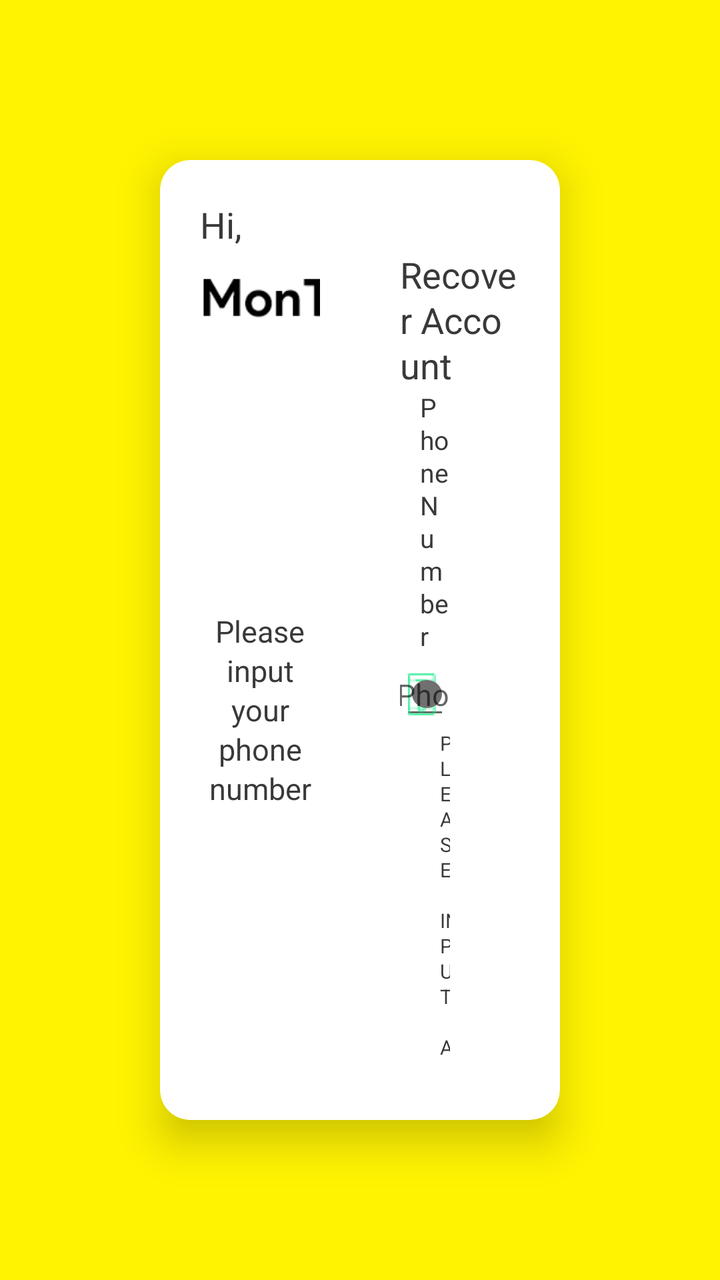
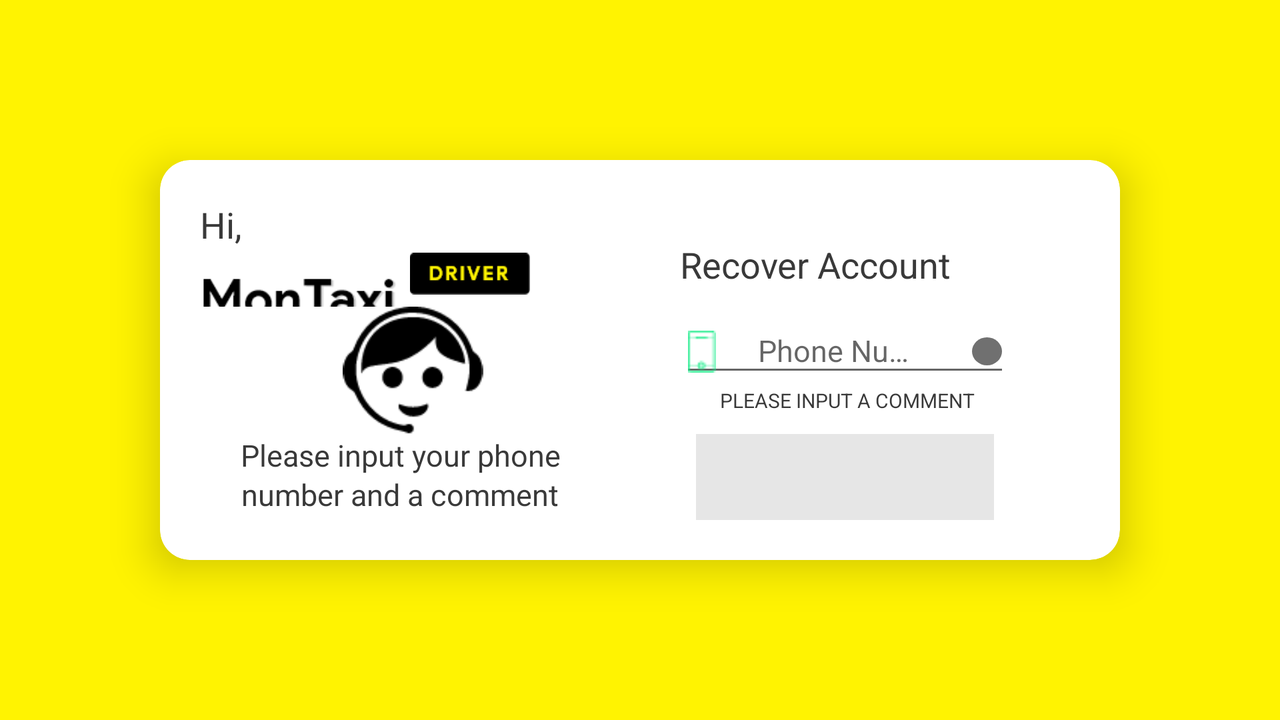

The same Android screen from two of the app's own layout files: first res/layout/ as a phone draws it, then the repository's variant for another configuration, drawn on a device whose configuration selects that folder. Both files follow.
<!-- AndroidManifest.xml: application theme Theme.AppCompat.Light.NoActionBar.FullScreen -->
<!-- res/layout/activity_recoverychat.xml -->
<?xml version="1.0" encoding="utf-8"?>
<RelativeLayout xmlns:android="http://schemas.android.com/apk/res/android"
    android:layout_width="match_parent"
    android:layout_height="match_parent"
    xmlns:app="http://schemas.android.com/apk/res-auto"
    android:background="@color/taxiapp">

    <androidx.cardview.widget.CardView
        android:layout_width="match_parent"
        android:layout_height="match_parent"
        android:background="@color/white"
        android:layout_margin="@dimen/spacing_xslarge"
        app:cardCornerRadius="15dp"
        app:cardElevation="12dp">

        <LinearLayout
            android:layout_width="match_parent"
            android:layout_height="match_parent"
            android:orientation="horizontal"
            android:weightSum="2">

            <LinearLayout
                android:layout_width="0dp"
                android:layout_height="match_parent"
                android:orientation="vertical"
                android:weightSum="3"
                android:padding="@dimen/spacing_large"
                android:layout_weight="1">

                <LinearLayout
                    android:layout_width="match_parent"
                    android:layout_height="0dp"
                    android:orientation="vertical"
                    android:layout_weight=".7">
                    <TextView
                        android:layout_width="wrap_content"
                        android:layout_height="wrap_content"
                        android:textSize="18sp"
                        android:textColor="#393939"
                        android:lineSpacingExtra="1.7sp"
                        android:text="Hi,"
                        />
                    <LinearLayout
                        android:layout_width="wrap_content"
                        android:layout_height="wrap_content"
                        android:orientation="horizontal">
                        <ImageView
                            android:layout_width="100dp"
                            android:layout_height="50dp"
                            android:src="@drawable/mon_taxi"
                            />
                        <ImageView
                            android:layout_width="60dp"
                            android:layout_height="25dp"
                            android:layout_marginLeft="5dp"
                            android:src="@drawable/groupe_1700"
                            />
                    </LinearLayout>
                </LinearLayout>
                <RelativeLayout
                    android:layout_width="match_parent"
                    android:layout_height="0dp"
                    android:layout_weight=".7">
                    <ImageView
                        android:layout_width="wrap_content"
                        android:layout_height="wrap_content"
                        android:layout_centerVertical="true"
                        android:layout_alignParentBottom="true"
                        android:layout_marginLeft="@dimen/spacing_xxxlarge"
                        android:src="@drawable/ic_assist_2"/>

                </RelativeLayout>
                <LinearLayout
                    android:layout_width="match_parent"
                    android:layout_height="0dp"
                    android:layout_weight=".7">
                    <TextView
                        android:layout_width="wrap_content"
                        android:layout_height="wrap_content"
                        android:textSize="15sp"
                        android:textAlignment="center"
                        android:layout_gravity="center"
                        android:textColor="#393939"
                        android:lineSpacingExtra="2sp"
                        android:text="@string/assist_label"
                        />
                </LinearLayout>
            </LinearLayout>
            <LinearLayout
                android:layout_width="0dp"
                android:layout_height="match_parent"
                android:orientation="vertical"
                android:padding="@dimen/spacing_large"
                android:layout_weight="1">

                    <TextView
                        android:layout_width="wrap_content"
                        android:layout_height="wrap_content"
                        android:textSize="18sp"
                        android:layout_marginTop="@dimen/spacing_slarge"
                        android:textColor="#393939"
                        android:layout_gravity="bottom"
                        android:lineSpacingExtra="1.7sp"
                        android:text="@string/recorvery"
                        />
                <LinearLayout
                    android:layout_width="match_parent"
                    android:layout_height="wrap_content"
                    android:paddingRight="@dimen/spacing_xlarge"
                    android:orientation="vertical">
                    <TextView
                        android:layout_width="wrap_content"
                        android:layout_height="wrap_content"
                        android:textSize="13sp"
                        android:textColor="#393939"
                        android:layout_marginLeft="@dimen/spacing_middle"
                        android:lineSpacingExtra="1sp"
                        android:text="@string/phone_label"
                        />
                    <EditText
                        android:id="@+id/phone"
                        android:layout_width="match_parent"
                        android:layout_height="wrap_content"
                        android:hint="@string/phone_label"
                        android:inputType="phone"
                        android:textSize="15sp"
                        android:textColor="#393939"
                        android:drawablePadding="21dip"
                        android:drawableLeft="@drawable/smartphone_3"
                        android:drawableRight="@drawable/circle_grey_2"
                        />
                    <TextView
                        android:layout_width="wrap_content"
                        android:layout_height="wrap_content"
                        android:textSize="10sp"
                        android:layout_marginLeft="@dimen/spacing_large"
                        android:textColor="#393939"
                        android:lineSpacingExtra="1sp"
                        android:text="@string/comment_label"
                        />
                    <EditText
                        android:id="@+id/comment"
                        android:layout_width="match_parent"
                        android:layout_height="@dimen/spacing_title"
                        android:inputType="text"
                        android:layout_marginTop="@dimen/spacing_middle"
                        android:background="@drawable/commentshape"
                        android:textSize="14sp"
                        android:textColor="@color/black"
                        />
                </LinearLayout>
                <LinearLayout
                    android:layout_width="match_parent"
                    android:layout_height="wrap_content"
                    android:layout_marginTop="@dimen/spacing_medium"
                    android:paddingRight="@dimen/spacing_xxxlarge"
                    android:layout_weight="1">
                    <ProgressBar
                        android:id="@+id/progressbar"
                        android:visibility="gone"
                        style="@style/Widget.AppCompat.ProgressBar"
                        android:layout_width="match_parent"
                        android:layout_height="wrap_content"
                        android:indeterminate="true"
                        android:progressDrawable="@drawable/circular_progress_bar"/>
                    <Button
                        android:id="@+id/send"
                        android:layout_width="match_parent"
                        android:layout_height="@dimen/spacing_xxlarge"
                        android:background="@drawable/btn_signin"
                        android:text="@string/submit"
                        android:layout_gravity="top"
                        android:textSize="13sp"
                        android:textColor="#393939" />
                </LinearLayout>
            </LinearLayout>
        </LinearLayout>
    </androidx.cardview.widget.CardView>
</RelativeLayout>
<!-- resources referenced by this layout -->
<resources>
  <color name="black">#000000</color>
  <color name="taxiapp">#fff301</color>
  <color name="white">#ffffff</color>
  <dimen name="spacing_large">20dp</dimen>
  <dimen name="spacing_medium">5dp</dimen>
  <dimen name="spacing_middle">10dp</dimen>
  <dimen name="spacing_slarge">25dp</dimen>
  <dimen name="spacing_title">105dp</dimen>
  <dimen name="spacing_xlarge">35dp</dimen>
  <dimen name="spacing_xslarge">80dp</dimen>
  <dimen name="spacing_xxlarge">50dp</dimen>
  <dimen name="spacing_xxxlarge">60dp</dimen>
  <!-- drawable circle_grey_2 (drawable-mdpi) -->
  <?xml version="1.0" encoding="utf-8"?>
  <shape
      xmlns:android="http://schemas.android.com/apk/res/android"
      android:shape="oval">
  
      <solid
          android:color="#707070"/>
  
      <size
          android:width="15dp"
          android:height="14dp"/>
  </shape>
  <!-- drawable circular_progress_bar (drawable) -->
  <?xml version="1.0" encoding="utf-8"?>
  
  <rotate xmlns:android="http://schemas.android.com/apk/res/android"
      android:fromDegrees="270"
      android:toDegrees="270">
  
      <shape
          android:shape="ring"
          android:thickness="4dp"
          android:useLevel="true">
          
  
          <gradient
              android:angle="0"
              android:endColor="@color/taxiapp"
              android:startColor="@color/taxiapp"
              android:type="sweep"
              android:useLevel="false" />
      </shape>
  
  </rotate>
  <!-- drawable commentshape (drawable) -->
  <?xml version="1.0" encoding="utf-8"?>
  <selector xmlns:android="http://schemas.android.com/apk/res/android">
      <item android:state_focused="true">
          <layer-list>
              <item>
                  <shape android:shape="rectangle">
                      <stroke android:width="1dp" android:color="@color/grey" />
                      <corners android:radius="@dimen/spacing_middle" />
                      <padding android:bottom="5dp" android:left="8dp" android:right="8dp" android:top="5dp" />
                  </shape>
              </item>
          </layer-list>
      </item>
  
      <item android:state_enabled="false">
          <layer-list>
              <item>
                  <shape android:shape="rectangle">
                      <stroke android:width="1dp" android:color="@color/grey" />
                      <solid android:color="@color/grey" />
                      <corners android:radius="@dimen/spacing_middle" />
                      <padding android:bottom="5dp" android:left="8dp" android:right="8dp" android:top="5dp" />
                  </shape>
              </item>
          </layer-list>
      </item>
  
      <item>
          <layer-list>
              <item>
                  <shape android:shape="rectangle">
                      <stroke android:width="0dp" android:color="@color/grey" />
                      <corners android:radius="@dimen/spacing_large" />
                      <padding android:bottom="5dp" android:left="8dp" android:right="8dp" android:top="5dp" />
                  </shape>
              </item>
              <item android:drawable="@color/grey_10"/>
          </layer-list>
      </item>
  </selector>
  <!-- drawable groupe_1700: png bitmap (drawable-hdpi, 574 bytes) -->
  <!-- drawable mon_taxi: png bitmap (drawable, 2297 bytes) -->
  <string name="assist_label">Please input your phone number and a comment</string>
  <string name="comment_label">PLEASE INPUT A COMMENT</string>
  <string name="phone_label">Phone Number</string>
  <string name="recorvery">Recover Account</string>
  <string name="submit">Submit</string>
  <style name="Theme.AppCompat.Light.NoActionBar.FullScreen" parent="@style/Theme.AppCompat.Light.NoActionBar">
          <item name="android:windowNoTitle">true</item>
          <item name="android:windowActionBar">false</item>
          <item name="android:windowFullscreen">true</item>
          <item name="android:windowContentOverlay">@null</item>
      </style>
  <color name="grey">#393939</color>
  <color name="grey_10">#e6e6e6</color>
</resources>
<!-- res/layout-land/activity_recoverychat.xml (the repository's variant of the layout above) -->
<!-- drawn on the phone turned sideways -->
<?xml version="1.0" encoding="utf-8"?>
<RelativeLayout xmlns:android="http://schemas.android.com/apk/res/android"
    android:layout_width="match_parent"
    android:layout_height="match_parent"
    xmlns:app="http://schemas.android.com/apk/res-auto"
    android:background="@color/taxiapp">

    <androidx.cardview.widget.CardView
        android:layout_width="match_parent"
        android:layout_height="match_parent"
        android:background="@color/white"
        android:layout_margin="@dimen/spacing_xslarge"
        app:cardCornerRadius="15dp"
        app:cardElevation="12dp">

        <LinearLayout
            android:layout_width="match_parent"
            android:layout_height="match_parent"
            android:orientation="horizontal"
            android:weightSum="2">

            <LinearLayout
                android:layout_width="0dp"
                android:layout_height="match_parent"
                android:orientation="vertical"
                android:weightSum="3"
                android:padding="@dimen/spacing_large"
                android:layout_weight="1">

                <LinearLayout
                    android:layout_width="match_parent"
                    android:layout_height="0dp"
                    android:orientation="vertical"
                    android:layout_weight="1">
                    <TextView
                        android:layout_width="wrap_content"
                        android:layout_height="wrap_content"
                        android:textSize="18sp"
                        android:textColor="#393939"
                        android:lineSpacingExtra="1.7sp"
                        android:text="Hi,"
                        />
                    <LinearLayout
                        android:layout_width="wrap_content"
                        android:layout_height="wrap_content"
                        android:orientation="horizontal">
                        <ImageView
                            android:layout_width="100dp"
                            android:layout_height="50dp"
                            android:src="@drawable/mon_taxi"
                            />
                        <ImageView
                            android:layout_width="60dp"
                            android:layout_height="25dp"
                            android:layout_marginLeft="5dp"
                            android:src="@drawable/groupe_1700"
                            />
                    </LinearLayout>
                </LinearLayout>
                <RelativeLayout
                    android:layout_width="match_parent"
                    android:layout_height="0dp"
                    android:layout_weight="1.2">
                    <ImageView
                        android:layout_width="wrap_content"
                        android:layout_height="wrap_content"
                        android:layout_centerVertical="true"
                        android:layout_alignParentBottom="true"
                        android:layout_marginLeft="@dimen/spacing_xxxlarge"
                        android:src="@drawable/ic_assist_2"/>

                </RelativeLayout>
                <LinearLayout
                    android:layout_width="match_parent"
                    android:layout_height="0dp"
                    android:layout_weight=".7">
                    <TextView
                        android:layout_width="wrap_content"
                        android:layout_height="wrap_content"
                        android:textSize="15sp"
                        android:textAlignment="center"
                        android:layout_gravity="center"
                        android:textColor="#393939"
                        android:lineSpacingExtra="2sp"
                        android:text="@string/assist_label"
                        />
                </LinearLayout>
            </LinearLayout>
            <LinearLayout
                android:layout_width="0dp"
                android:layout_height="match_parent"
                android:orientation="vertical"
                android:padding="@dimen/spacing_large"
                android:layout_weight="1">

                    <TextView
                        android:layout_width="wrap_content"
                        android:layout_height="wrap_content"
                        android:textSize="18sp"
                        android:layout_marginTop="@dimen/spacing_large"
                        android:textColor="#393939"
                        android:layout_gravity="bottom"
                        android:lineSpacingExtra="1.7sp"
                        android:text="@string/recorvery"
                        />
                <LinearLayout
                    android:layout_width="match_parent"
                    android:layout_height="wrap_content"
                    android:paddingRight="@dimen/spacing_xlarge"
                    android:orientation="vertical">

                    <com.google.android.material.textfield.TextInputLayout
                        android:layout_width="match_parent"
                        android:layout_height="wrap_content">
                    <EditText
                        android:id="@+id/phone"
                        android:layout_width="match_parent"
                        android:layout_height="wrap_content"
                        android:hint="@string/phone_label"
                        android:inputType="phone"
                        android:textSize="15sp"
                        android:textColor="#393939"
                        android:drawablePadding="21dip"
                        android:drawableLeft="@drawable/smartphone_3"
                        android:drawableRight="@drawable/circle_grey_2"
                        />
                    </com.google.android.material.textfield.TextInputLayout>
                    <TextView
                        android:layout_width="wrap_content"
                        android:layout_height="wrap_content"
                        android:textSize="10sp"
                        android:layout_marginLeft="@dimen/spacing_large"
                        android:textColor="#393939"
                        android:lineSpacingExtra="1sp"
                        android:text="@string/comment_label"
                        />
                    <EditText
                        android:id="@+id/comment"
                        android:layout_width="match_parent"
                        android:layout_height="@dimen/spacing_ltitle"
                        android:inputType="text"
                        android:layout_marginTop="@dimen/spacing_medium"
                        android:background="@drawable/commentshape"
                        android:textSize="14sp"
                        android:textColor="@color/black"
                        />
                </LinearLayout>
                <LinearLayout
                    android:layout_width="match_parent"
                    android:layout_height="wrap_content"
                    android:layout_marginTop="@dimen/spacing_medium"
                    android:paddingRight="@dimen/spacing_xxxlarge"
                    android:layout_weight="1">
                    <ProgressBar
                        android:id="@+id/progressbar"
                        android:visibility="gone"
                        style="@style/Widget.AppCompat.ProgressBar"
                        android:layout_width="match_parent"
                        android:layout_height="wrap_content"
                        android:indeterminate="true"
                        android:progressDrawable="@drawable/circular_progress_bar"/>
                    <Button
                        android:id="@+id/send"
                        android:layout_width="match_parent"
                        android:layout_height="@dimen/spacing_xlarge"
                        android:background="@drawable/btn_signin"
                        android:text="@string/submit"
                        android:layout_gravity="top"
                        android:textSize="13sp"
                        android:textColor="#393939" />
                </LinearLayout>
            </LinearLayout>
        </LinearLayout>
    </androidx.cardview.widget.CardView>
</RelativeLayout>
<!-- resources referenced by the variant -->
<!-- as the phone turned sideways resolves them -->
<resources>
  <color name="black">#000000</color>
  <color name="taxiapp">#fff301</color>
  <color name="white">#ffffff</color>
  <dimen name="spacing_large">20dp</dimen>
  <dimen name="spacing_ltitle">55dp</dimen>
  <dimen name="spacing_medium">5dp</dimen>
  <dimen name="spacing_xlarge">35dp</dimen>
  <dimen name="spacing_xslarge">80dp</dimen>
  <dimen name="spacing_xxxlarge">60dp</dimen>
  <!-- drawable circle_grey_2 (drawable-mdpi) -->
  <?xml version="1.0" encoding="utf-8"?>
  <shape
      xmlns:android="http://schemas.android.com/apk/res/android"
      android:shape="oval">
  
      <solid
          android:color="#707070"/>
  
      <size
          android:width="15dp"
          android:height="14dp"/>
  </shape>
  <!-- drawable circular_progress_bar (drawable) -->
  <?xml version="1.0" encoding="utf-8"?>
  
  <rotate xmlns:android="http://schemas.android.com/apk/res/android"
      android:fromDegrees="270"
      android:toDegrees="270">
  
      <shape
          android:shape="ring"
          android:thickness="4dp"
          android:useLevel="true">
          
  
          <gradient
              android:angle="0"
              android:endColor="@color/taxiapp"
              android:startColor="@color/taxiapp"
              android:type="sweep"
              android:useLevel="false" />
      </shape>
  
  </rotate>
  <!-- drawable commentshape (drawable) -->
  <?xml version="1.0" encoding="utf-8"?>
  <selector xmlns:android="http://schemas.android.com/apk/res/android">
      <item android:state_focused="true">
          <layer-list>
              <item>
                  <shape android:shape="rectangle">
                      <stroke android:width="1dp" android:color="@color/grey" />
                      <corners android:radius="@dimen/spacing_middle" />
                      <padding android:bottom="5dp" android:left="8dp" android:right="8dp" android:top="5dp" />
                  </shape>
              </item>
          </layer-list>
      </item>
  
      <item android:state_enabled="false">
          <layer-list>
              <item>
                  <shape android:shape="rectangle">
                      <stroke android:width="1dp" android:color="@color/grey" />
                      <solid android:color="@color/grey" />
                      <corners android:radius="@dimen/spacing_middle" />
                      <padding android:bottom="5dp" android:left="8dp" android:right="8dp" android:top="5dp" />
                  </shape>
              </item>
          </layer-list>
      </item>
  
      <item>
          <layer-list>
              <item>
                  <shape android:shape="rectangle">
                      <stroke android:width="0dp" android:color="@color/grey" />
                      <corners android:radius="@dimen/spacing_large" />
                      <padding android:bottom="5dp" android:left="8dp" android:right="8dp" android:top="5dp" />
                  </shape>
              </item>
              <item android:drawable="@color/grey_10"/>
          </layer-list>
      </item>
  </selector>
  <!-- drawable groupe_1700: png bitmap (drawable-hdpi, 574 bytes) -->
  <!-- drawable ic_assist_2: png bitmap (drawable-mdpi, 2458 bytes) -->
  <!-- drawable mon_taxi: png bitmap (drawable, 2297 bytes) -->
  <!-- drawable smartphone_3: png bitmap (drawable-mdpi, 289 bytes) -->
  <string name="assist_label">Please input your phone number and a comment</string>
  <string name="comment_label">PLEASE INPUT A COMMENT</string>
  <string name="phone_label">Phone Number</string>
  <string name="recorvery">Recover Account</string>
  <string name="submit">Submit</string>
  <style name="Theme.AppCompat.Light.NoActionBar.FullScreen" parent="@style/Theme.AppCompat.Light.NoActionBar">
          <item name="android:windowNoTitle">true</item>
          <item name="android:windowActionBar">false</item>
          <item name="android:windowFullscreen">true</item>
          <item name="android:windowContentOverlay">@null</item>
      </style>
  <color name="grey">#393939</color>
  <dimen name="spacing_middle">10dp</dimen>
  <color name="grey_10">#e6e6e6</color>
</resources>
